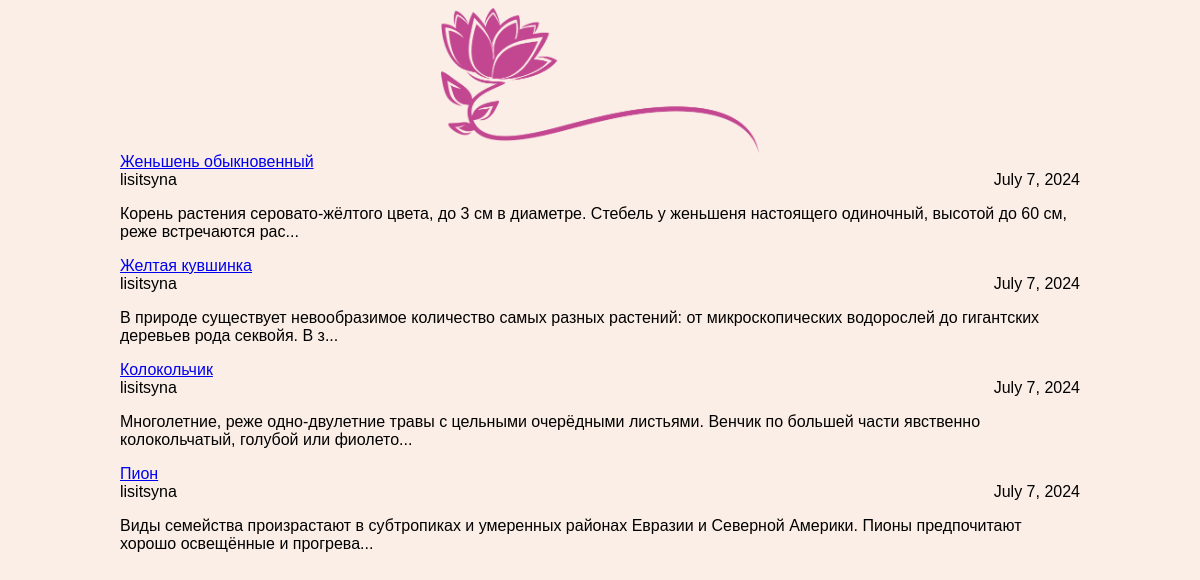
The page / on the database its author committed.
### articles/models.py (models this page shows, shortened)
class Article(models.Model):
    title = models.CharField(max_length=200)
    author = models.ForeignKey(User, on_delete=models.CASCADE)
    text = models.TextField()
    created_date = models.DateField(auto_now_add=True)
    def get_excerpt(self):
       return self.text[:140] + "..." if len(self.text) > 140 else self.text

### articles/views.py (the view)
# urls.py: path('', views.archive, name='archive'),
def archive(request):
    posts = Article.objects.all()
    return render(request, 'archive.html', {'posts': posts})

### articles/templates/archive.html (shortened to what this page needs)
<!DOCTYPE html>
<html>
    <head>
        <link rel="stylesheet" type="text/css" href="/static/css/article.css">
    </head>
    <body>
        <div class="header">
             {% load static %}
             <img src="{% static "img/logo.png" %}" />
        </div>
        <div class="archive">
            {% for post in posts %}
            <div class="one-post">
                <a class="post-title" href="article/{{ post.id }}">{{ post.title }}</a>
                <div class="article-info">
                    <div class="article-author">{{ post.author.username }}</div>
                    <div class="article-created-date">{{ post.created_date }}</div>
                </div>
                <p class="article-text">{{ post.get_excerpt }}</p>
            </div>
            {% endfor %}
        </div>
    </body>
</html>

### rows shown on the page
Article: title "Женьшень обыкновенный", author.username "lisitsyna", created_date "July 7, 2024", get_excerpt "Корень растения серовато-жёлтого цвета, до 3 см в диаметре. Стебель у женьшеня настоящего одиночный, высотой до 60 см, реже встречаются рас..."
Article: title "Желтая кувшинка", author.username "lisitsyna", created_date "July 7, 2024", get_excerpt "В природе существует невообразимое количество самых разных растений: от микроскопических водорослей до гигантских деревьев рода секвойя. В з..."
Article: title "Колокольчик", author.username "lisitsyna", created_date "July 7, 2024", get_excerpt "Многолетние, реже одно-двулетние травы с цельными очерёдными листьями. Венчик по большей части явственно колокольчатый, голубой или фиолето..."
Article: title "Пион", author.username "lisitsyna", created_date "July 7, 2024", get_excerpt "Виды семейства произрастают в субтропиках и умеренных районах Евразии и Северной Америки. Пионы предпочитают хорошо освещённые и прогрева..."
